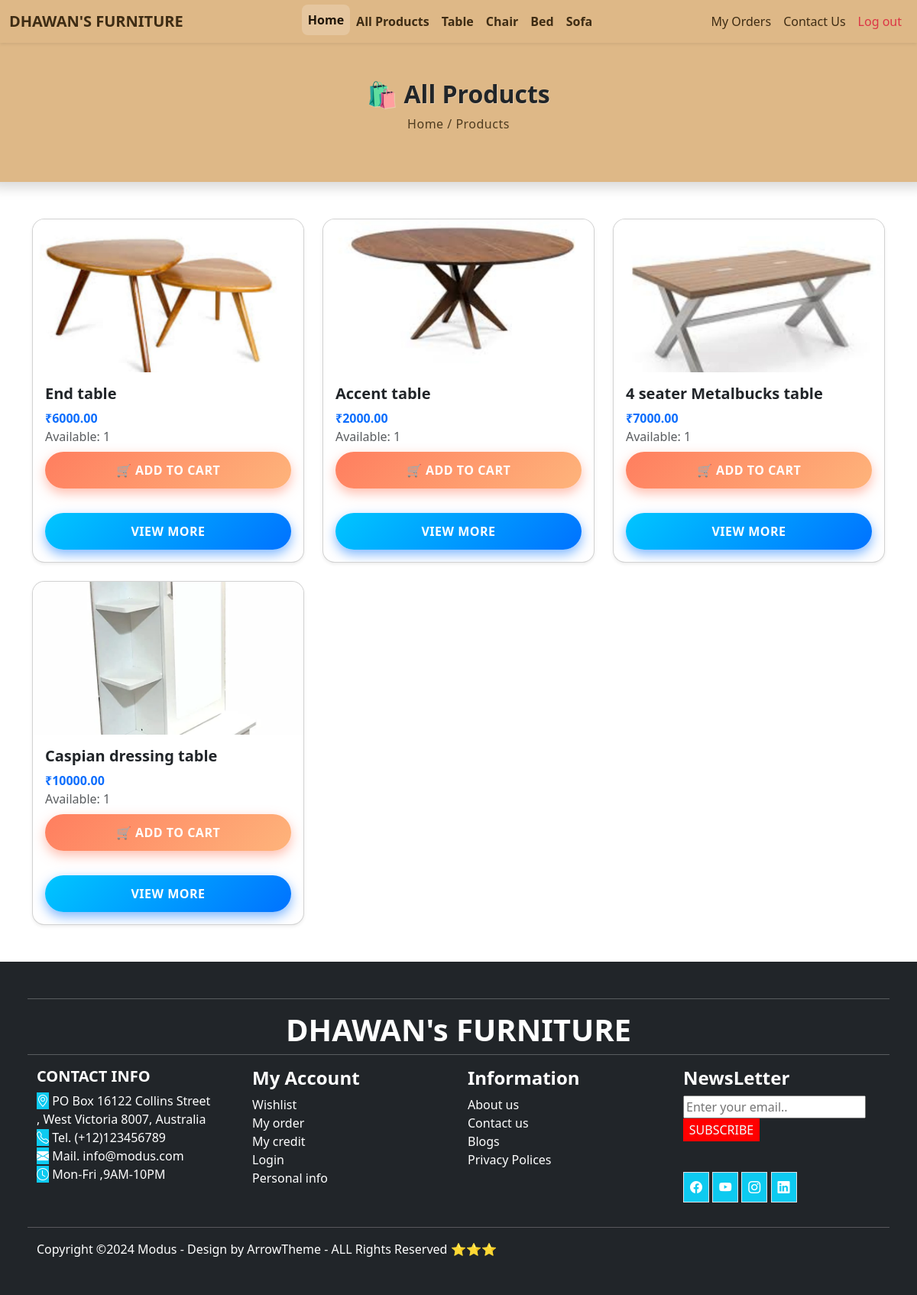
Screenshot of /filterproducts/Table with the database file from the repository.
### myApp/models.py (models this page shows, shortened)
class category(models.Model):
    category=models.CharField(max_length=100,primary_key=True)

class Product(models.Model):
    name=models.CharField(max_length=100)
    category=models.ForeignKey(category,on_delete=models.CASCADE)
    price=models.DecimalField(max_digits=10,decimal_places=2)
    quantity=models.PositiveBigIntegerField()
    company=models.CharField(max_length=100)
    Image=models.ImageField()

### myApp/views.py (the view)
# urls.py: path("filterproducts/<str:name>", views.filterproducts, name='filterproducts'),
def filterproducts(request, name):
    cat=category.objects.all()
    x=Product.objects.filter(category=name)
    return render(request,'Allproducts.html',{'data':x,'cat':cat})

### templates/Allproducts.html (shortened to what this page needs)
{% include 'navbar.html' %}
<body>
<div class="row">
    <div class="col-md-12 text-center py-5 bg-burlywood shadow rounded-3">
        <h2 class="fw-bold mb-2">🛍 All Products</h2>
        <p class="text-dark">Home / Products</p>
    </div>
</div>
<div class="container my-5">
    <div class="row g-4">
        {% for i in data %}
        <div class="col-md-4">
            <div class="card h-100 shadow-sm rounded-4 overflow-hidden">
                <a href="{% url 'detailproduct' id=i.id %}">
                    <img src="{{i.Image.url}}" class="card-img-top img-fluid" alt="{{i.name}}" style="object-fit: cover; height: 200px;">
                </a>
                <div class="card-body d-flex flex-column">
                    <h5 class="card-title fw-bold">{{i.name}}</h5>
                    <p class="card-text mb-2">
                        <span class="text-primary fw-semibold">₹{{i.price}}</span><br>
                        <span class="text-muted">Available: {{i.quantity}}</span>
                    </p>
                    <form action="/add_to_cart" method="POST" class="w-100 mt-auto d-flex flex-column gap-2">
                        <button type="submit" class="btn-cart-btn full-cart-btn w-100">
                            🛒 Add to Cart
                        </button><br>
                    </form>
                    <a href="{% url 'detailproduct' id=i.id %}" class="btn btn-view-more custom-view-btn w-100">View More</a>
                </div>
            </div>
        </div>
        {% endfor %}
    </div>
</div>
{% include 'footer2.html' %}
</body>

### templates/navbar.html (shortened to what this page needs)
<!doctype html>
<html lang="en">
  <head>
    <link href="https://cdn.jsdelivr.net/npm/bootstrap@5.3.7/dist/css/bootstrap.min.css" rel="stylesheet">
  </head>
  <body>
    <nav class="navbar navbar-expand-lg navbar-custom shadow-sm">
      <div class="container-fluid">
        <a class="navbar-brand" href="#"><b>DHAWAN'S FURNITURE</b></a>
        <div class="collapse navbar-collapse" id="navbarSupportedContent">
          <ul class="navbar-nav me-auto ms-auto mb-2 mb-lg-0">
            <li class="nav-item">
              <a class="nav-link active" aria-current="page" href="home_page"><B>Home</B></a>
            </li>
            <li class="nav-item">
              <a class="nav-link" href="{% url 'Allproducts' %}"><b>All Products</b></a>
            </li>
            {% for i in cat %}
            <li class="nav-item">
              <a class="nav-link" href="{% url 'filterproducts' name=i.category %}"><b>{{i.category}}</b></a>
            </li>
            {% endfor %}
          </ul>
          <ul class="navbar-nav mb-2 mb-lg-0">
            <li class="nav-item">
              <a class="nav-link" href="myorder">My Orders</a>
            </li>
            <li class="nav-item">
              <a class="nav-link" href="contact_us">Contact Us</a>
            </li>
            <li class="nav-item">
              <a class="nav-link text-danger" href="{% url 'login' %}">Log out</a>
            </li>
          </ul>
        </div>
      </div>
    </nav>
  </body>
</html>

### templates/navbar.html (style rules this page uses)
body { margin: 0; font-family: 'Segoe UI', Tahoma, Geneva, Verdana, sans-serif; background-color: #f5f5dc; }
.navbar-custom { background-color: #deb887; }
.navbar-brand { font-weight: 800; font-size: 1.8rem; color: #3e2c14 !important; }
.nav-link { color: #3e2c14 !important; font-weight: bold; padding: 0.6rem 1rem; transition: 0.3s ease; border-radius: 0.5rem; }
.nav-link:hover, .nav-link.active { background-color: rgba(255, 255, 255, 0.2); color: #1f1509 !important; transform: translateY(-2px); }

### templates/Allproducts.html (style rules this page uses)
.btn-cart-btn.full-cart-btn { background: linear-gradient(135deg, #ff7e5f, #feb47b); color: #fff; font-weight: 700; font-size: 1rem; letter-spacing: 0.5px; border: none; border-radius: 50px; padding: 12px 24px; box-shadow: 0 6px 15px rgba(255, 126, 95, 0.5); transition: all 0.3s ease; text-transform: uppercase; }
.btn-view-more.custom-view-btn { background: linear-gradient(135deg, #00c6ff, #0072ff); color: #fff; font-weight: 700; font-size: 1rem; letter-spacing: 0.5px; border: none; border-radius: 50px; padding: 12px 24px; box-shadow: 0 6px 15px rgba(0, 114, 255, 0.5); transition: all 0.3s ease; text-transform: uppercase; }
.bg-burlywood { background-color: #deb887; }
.shadow { box-shadow: 0 8px 20px rgba(0, 0, 0, 0.15) !important; }
h2 { color: #3e2c14; text-shadow: 1px 1px rgba(255, 255, 255, 0.3); }
p.text-dark { color: #4e3b1f !important; font-weight: 500; letter-spacing: 0.5px; }

### rows the page displays
category: category "Table"
category: category "Chair"
category: category "Bed"
category: category "Sofa"
Product: Image (picture), name "End table", price "6000.00", quantity "1"
Product: Image (picture), name "Accent table", price "2000.00", quantity "1"
Product: Image (picture), name "4 seater Metalbucks table", price "7000.00", quantity "1"
Product: Image (picture), name "Caspian dressing table", price "10000.00", quantity "1"
